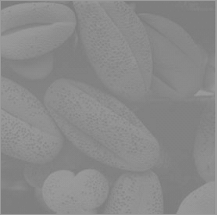
%> input picture Aula-03/polem.bmp, 217 x 215 px
$ octave exercicio6-teste.m   (GNU Octave 9; MATLAB toolbox functions it lacks are replaced by stand-ins)
%> lines starting %> are read from the running program, lines starting %| are printed output that depends on the picture
I = imread('polem.bmp');
%> I is the input picture: size 215x217 uint8; min 121, max 155, mean 137.7

figure
imshow(I)

figure
imhist(I)
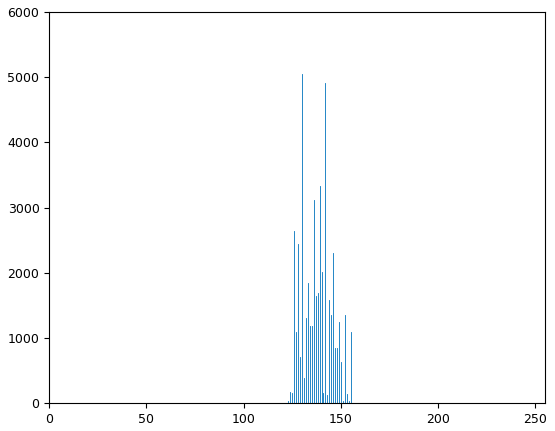
%> figure redrawn from the program's plot data; highest point at x = 130, y = 5047

J = histeq(I);
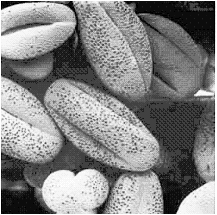
%> J: size 215x217 uint8; min 0, max 255, mean 132.2

figure
imshow(J)

figure
imhist(J)
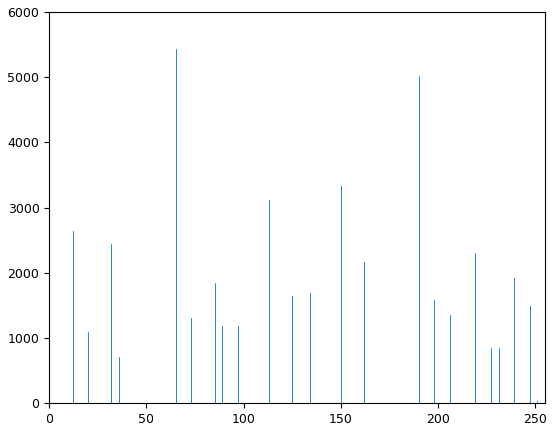
%> figure redrawn from the program's plot data; highest point at x = 65, y = 5437
